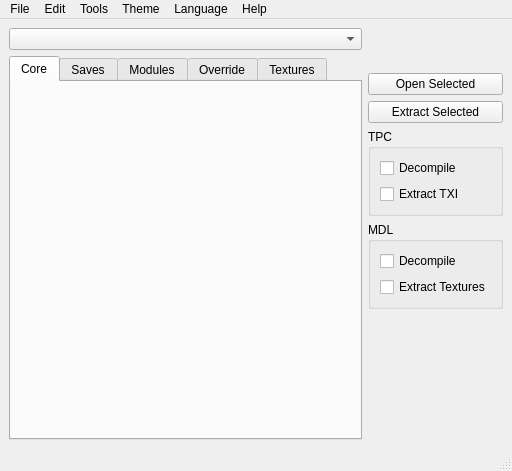
<?xml version="1.0" encoding="UTF-8"?>
<ui version="4.0">
 <class>MainWindow</class>
 <widget class="QMainWindow" name="MainWindow">
  <property name="geometry">
   <rect>
    <x>0</x>
    <y>0</y>
    <width>512</width>
    <height>471</height>
   </rect>
  </property>
  <property name="acceptDrops">
   <bool>true</bool>
  </property>
  <property name="windowTitle">
   <string>Holocron Toolset</string>
  </property>
  <widget class="QWidget" name="centralwidget">
   <layout class="QHBoxLayout" name="horizontalLayout">
    <property name="sizeConstraint">
     <enum>QLayout::SetMinimumSize</enum>
    </property>
    <item>
     <layout class="QVBoxLayout" name="verticalLayout_4">
      <item>
       <widget class="QComboBox" name="gameCombo" />
      </item>
      <item>
       <widget class="QTabWidget" name="resourceTabs">
        <property name="currentIndex">
         <number>0</number>
        </property>
        <widget class="QWidget" name="coreTab">
         <attribute name="title">
          <string>Core</string>
         </attribute>
         <layout class="QVBoxLayout" name="verticalLayout_2">
          <property name="leftMargin">
           <number>0</number>
          </property>
          <property name="topMargin">
           <number>0</number>
          </property>
          <property name="rightMargin">
           <number>0</number>
          </property>
          <property name="bottomMargin">
           <number>0</number>
          </property>
          <item>
           <widget class="ResourceList" name="coreWidget" native="true" />
          </item>
         </layout>
        </widget>
        <widget class="QWidget" name="savesTab">
         <attribute name="title">
          <string>Saves</string>
         </attribute>
         <layout class="QVBoxLayout" name="verticalLayoutSavesTab">
          <item>
           <layout class="QHBoxLayout" name="horizontalLayoutSaveButtons">
            <item>
             <widget class="QPushButton" name="openSaveEditorButton">
              <property name="text">
               <string>Open Save Editor</string>
              </property>
              <property name="enabled">
               <bool>false</bool>
              </property>
              <property name="toolTip">
               <string>Open the selected save in the Save Editor</string>
              </property>
             </widget>
            </item>
            <item>
             <spacer name="horizontalSpacerSaves">
              <property name="orientation">
               <enum>Qt::Horizontal</enum>
              </property>
              <property name="sizeHint" stdset="0">
               <size>
                <width>40</width>
                <height>20</height>
               </size>
              </property>
             </spacer>
            </item>
           </layout>
          </item>
          <item>
           <layout class="QGridLayout" name="gridLayoutSaves">
            <property name="leftMargin">
             <number>0</number>
            </property>
            <property name="topMargin">
             <number>0</number>
            </property>
            <property name="rightMargin">
             <number>0</number>
            </property>
            <property name="bottomMargin">
             <number>0</number>
            </property>
            <property name="spacing">
             <number>0</number>
            </property>
            <item row="0" column="0" rowspan="2" colspan="2">
             <widget class="ResourceList" name="savesWidget" native="true" />
            </item>
           </layout>
          </item>
         </layout>
        </widget>
        <widget class="QWidget" name="modulesTab">
         <attribute name="title">
          <string>Modules</string>
         </attribute>
         <layout class="QVBoxLayout" name="verticalLayoutModulesTab">
          <item>
           <layout class="QHBoxLayout" name="horizontalLayoutModuleButtons">
            <item>
             <widget class="QPushButton" name="specialActionButton">
              <property name="text">
               <string>Designer</string>
              </property>
             </widget>
            </item>
            <item>
             <widget class="QPushButton" name="levelBuilderButton">
              <property name="text">
               <string>Level Builder</string>
              </property>
             </widget>
            </item>
            <item>
             <spacer name="horizontalSpacerModuleButtons">
              <property name="orientation">
               <enum>Qt::Horizontal</enum>
              </property>
              <property name="sizeHint" stdset="0">
               <size>
                <width>40</width>
                <height>20</height>
               </size>
              </property>
             </spacer>
            </item>
           </layout>
          </item>
          <item>
           <layout class="QGridLayout" name="gridLayoutModules">
            <property name="leftMargin">
             <number>0</number>
            </property>
            <property name="topMargin">
             <number>0</number>
            </property>
            <property name="rightMargin">
             <number>0</number>
            </property>
            <property name="bottomMargin">
             <number>0</number>
            </property>
            <property name="spacing">
             <number>0</number>
            </property>
            <item row="0" column="0" rowspan="1" colspan="2">
             <widget class="ResourceList" name="modulesWidget" native="true" />
            </item>
           </layout>
          </item>
         </layout>
        </widget>
        <widget class="QWidget" name="overrideTab">
         <attribute name="title">
          <string>Override</string>
         </attribute>
         <layout class="QVBoxLayout" name="verticalLayout_3">
          <property name="spacing">
           <number>0</number>
          </property>
          <property name="leftMargin">
           <number>0</number>
          </property>
          <property name="topMargin">
           <number>0</number>
          </property>
          <property name="rightMargin">
           <number>0</number>
          </property>
          <property name="bottomMargin">
           <number>0</number>
          </property>
          <item>
           <widget class="ResourceList" name="overrideWidget" native="true" />
          </item>
         </layout>
        </widget>
        <widget class="QWidget" name="texturesTab">
         <attribute name="title">
          <string>Textures</string>
         </attribute>
         <layout class="QVBoxLayout" name="verticalLayout_6">
          <item>
           <widget class="TextureList" name="texturesWidget" native="true" />
          </item>
         </layout>
        </widget>
       </widget>
      </item>
     </layout>
    </item>
    <item>
     <layout class="QVBoxLayout" name="vboxlayout">
      <property name="sizeConstraint">
       <enum>QLayout::SetFixedSize</enum>
      </property>
      <item>
       <spacer name="verticalSpacer_2">
        <property name="orientation">
         <enum>Qt::Vertical</enum>
        </property>
        <property name="sizeType">
         <enum>QSizePolicy::Fixed</enum>
        </property>
        <property name="sizeHint" stdset="0">
         <size>
          <width>124</width>
          <height>45</height>
         </size>
        </property>
       </spacer>
      </item>
      <item>
       <widget class="QFrame" name="sidebar">
        <property name="frameShape">
         <enum>QFrame::NoFrame</enum>
        </property>
        <property name="frameShadow">
         <enum>QFrame::Raised</enum>
        </property>
        <layout class="QVBoxLayout" name="verticalLayoutRightPanel">
         <property name="leftMargin">
          <number>0</number>
         </property>
         <property name="topMargin">
          <number>0</number>
         </property>
         <property name="rightMargin">
          <number>0</number>
         </property>
         <property name="bottomMargin">
          <number>0</number>
         </property>
         <item>
          <widget class="QPushButton" name="openButton">
           <property name="text">
            <string>Open Selected</string>
           </property>
          </widget>
         </item>
         <item>
          <widget class="QPushButton" name="extractButton">
           <property name="sizePolicy">
            <sizepolicy hsizetype="Minimum" vsizetype="Fixed">
             <horstretch>0</horstretch>
             <verstretch>0</verstretch>
            </sizepolicy>
           </property>
           <property name="text">
            <string>Extract Selected</string>
           </property>
          </widget>
         </item>
         <item>
          <widget class="QGroupBox" name="tpcGroup_2">
           <property name="title">
            <string>TPC</string>
           </property>
           <layout class="QVBoxLayout" name="verticalLayout_10">
            <item>
             <widget class="QCheckBox" name="tpcDecompileCheckbox">
              <property name="text">
               <string>Decompile</string>
              </property>
             </widget>
            </item>
            <item>
             <widget class="QCheckBox" name="tpcTxiCheckbox">
              <property name="text">
               <string>Extract TXI</string>
              </property>
             </widget>
            </item>
           </layout>
          </widget>
         </item>
         <item>
          <widget class="QGroupBox" name="mdlGroup_2">
           <property name="title">
            <string>MDL</string>
           </property>
           <layout class="QVBoxLayout" name="verticalLayout_9">
            <item>
             <widget class="QCheckBox" name="mdlDecompileCheckbox">
              <property name="enabled">
               <bool>true</bool>
              </property>
              <property name="toolTip">
               <string>Decompile MDL to ASCII format</string>
              </property>
              <property name="text">
               <string>Decompile</string>
              </property>
             </widget>
            </item>
            <item>
             <widget class="QCheckBox" name="mdlTexturesCheckbox">
              <property name="text">
               <string>Extract Textures</string>
              </property>
             </widget>
            </item>
           </layout>
          </widget>
         </item>
        </layout>
       </widget>
      </item>
      <item>
       <spacer name="verticalSpacer">
        <property name="orientation">
         <enum>Qt::Vertical</enum>
        </property>
        <property name="sizeHint" stdset="0">
         <size>
          <width>124</width>
          <height>40</height>
         </size>
        </property>
       </spacer>
      </item>
     </layout>
    </item>
   </layout>
  </widget>
  <widget class="QMenuBar" name="menubar">
   <property name="geometry">
    <rect>
     <x>0</x>
     <y>0</y>
     <width>512</width>
     <height>22</height>
    </rect>
   </property>
   <widget class="QMenu" name="menuFile">
    <property name="title">
     <string>File</string>
    </property>
    <widget class="QMenu" name="menuNew">
     <property name="title">
      <string>New</string>
     </property>
     <addaction name="actionNewDLG" />
     <addaction name="actionNewNSS" />
     <addaction name="actionNewUTC" />
     <addaction name="actionNewUTP" />
     <addaction name="actionNewUTD" />
     <addaction name="actionNewUTI" />
     <addaction name="actionNewUTS" />
     <addaction name="actionNewUTT" />
     <addaction name="actionNewUTM" />
     <addaction name="actionNewUTW" />
     <addaction name="actionNewUTE" />
     <addaction name="actionNewTLK" />
     <addaction name="separator" />
     <addaction name="actionNewGFF" />
     <addaction name="actionNewERF" />
     <addaction name="actionNewTXT" />
     <addaction name="actionNewSSF" />
    </widget>
    <widget class="QMenu" name="menuRecentFiles">
     <property name="title">
      <string>Recent Files</string>
     </property>
    </widget>
    <addaction name="menuNew" />
    <addaction name="openAction" />
    <addaction name="menuRecentFiles" />
    <addaction name="separator" />
    <addaction name="actionSettings" />
    <addaction name="separator" />
    <addaction name="actionExit" />
   </widget>
   <widget class="QMenu" name="menuEdit">
    <property name="title">
     <string>Edit</string>
    </property>
    <addaction name="separator" />
    <addaction name="actionEditTLK" />
    <addaction name="actionEditJRL" />
   </widget>
   <widget class="QMenu" name="menuTheme">
    <property name="title">
     <string>Theme</string>
    </property>
   </widget>
   <widget class="QMenu" name="menuLanguage">
    <property name="title">
     <string>Language</string>
    </property>
   </widget>
   <widget class="QMenu" name="menuTools">
    <property name="title">
     <string>Tools</string>
    </property>
    <addaction name="actionModuleDesigner" />
    <addaction name="actionIndoorMapBuilder" />
    <addaction name="separator" />
    <addaction name="actionKotorDiff" />
    <addaction name="actionTSLPatchDataEditor" />
    <addaction name="separator" />
    <addaction name="actionFileSearch" />
    <addaction name="actionCloneModule" />
   </widget>
   <widget class="QMenu" name="menuHelp">
    <property name="title">
     <string>Help</string>
    </property>
    <widget class="QMenu" name="menuDiscord">
     <property name="title">
      <string>Discord</string>
     </property>
     <addaction name="actionDiscordHolocronToolset" />
     <addaction name="actionDiscordKotOR" />
     <addaction name="actionDiscordDeadlyStream" />
    </widget>
    <addaction name="actionHelpAbout" />
    <addaction name="menuDiscord" />
    <addaction name="actionInstructions" />
    <addaction name="actionNewFeaturesGuide" />
    <addaction name="actionHelpUpdates" />
   </widget>
   <addaction name="menuFile" />
   <addaction name="menuEdit" />
   <addaction name="menuTools" />
   <addaction name="menuTheme" />
   <addaction name="menuLanguage" />
   <addaction name="menuHelp" />
  </widget>
  <widget class="QStatusBar" name="statusbar" />
  <action name="cloneModuleAction">
   <property name="text">
    <string>Clone Module</string>
   </property>
  </action>
  <action name="actionRecent_Files">
   <property name="text">
    <string>Recent Files</string>
   </property>
  </action>
  <action name="actionExit">
   <property name="text">
    <string>Exit</string>
   </property>
  </action>
  <action name="actionSettings">
   <property name="text">
    <string>Settings</string>
   </property>
  </action>
  <action name="actionAbout">
   <property name="text">
    <string>About</string>
   </property>
  </action>
  <action name="actionOpen">
   <property name="text">
    <string>Open</string>
   </property>
  </action>
  <action name="actionCheck_for_Updates">
   <property name="text">
    <string>Check for Updates</string>
   </property>
  </action>
  <action name="actionCreature">
   <property name="text">
    <string>Creature</string>
   </property>
  </action>
  <action name="actionItem">
   <property name="text">
    <string>Item</string>
   </property>
  </action>
  <action name="actionDoor">
   <property name="text">
    <string>Door</string>
   </property>
  </action>
  <action name="actionPlaceable">
   <property name="text">
    <string>Placeable</string>
   </property>
  </action>
  <action name="actionMerchant">
   <property name="text">
    <string>Merchant</string>
   </property>
  </action>
  <action name="actionEncounter">
   <property name="text">
    <string>Encounter</string>
   </property>
  </action>
  <action name="actionTrigger">
   <property name="text">
    <string>Trigger</string>
   </property>
  </action>
  <action name="actionWaypoint">
   <property name="text">
    <string>Waypoint</string>
   </property>
  </action>
  <action name="actionDialog">
   <property name="enabled">
    <bool>false</bool>
   </property>
   <property name="text">
    <string>Dialog</string>
   </property>
  </action>
  <action name="openAction">
   <property name="text">
    <string>Open</string>
   </property>
  </action>
  <action name="actionNewGFF">
   <property name="text">
    <string>GFF</string>
   </property>
  </action>
  <action name="actionNewERF">
   <property name="text">
    <string>ERF</string>
   </property>
  </action>
  <action name="actionNewTXT">
   <property name="text">
    <string>TXT</string>
   </property>
  </action>
  <action name="actionEditTLK">
   <property name="enabled">
    <bool>false</bool>
   </property>
   <property name="text">
    <string>Edit Talk Table</string>
   </property>
  </action>
  <action name="actionHelpUpdates">
   <property name="text">
    <string>Check For Updates</string>
   </property>
  </action>
  <action name="actionHelpAbout">
   <property name="text">
    <string>About</string>
   </property>
  </action>
  <action name="actionNewSSF">
   <property name="text">
    <string>SSF</string>
   </property>
  </action>
  <action name="actionNewUTC">
   <property name="enabled">
    <bool>false</bool>
   </property>
   <property name="icon">
    <iconset>
     <normalon>:/images/icons/kx/creature.png</normalon>
    </iconset>
   </property>
   <property name="text">
    <string>Creature</string>
   </property>
  </action>
  <action name="actionCloneModule">
   <property name="enabled">
    <bool>false</bool>
   </property>
   <property name="text">
    <string>Clone Module</string>
   </property>
  </action>
  <action name="actionNewUTP">
   <property name="enabled">
    <bool>false</bool>
   </property>
   <property name="icon">
    <iconset resource="../../resources/resources.qrc">
     <normaloff>:/images/icons/kx/placeable.png</normaloff>:/images/icons/kx/placeable.png</iconset>
   </property>
   <property name="text">
    <string>Placeable</string>
   </property>
  </action>
  <action name="actionNewUTD">
   <property name="enabled">
    <bool>false</bool>
   </property>
   <property name="icon">
    <iconset resource="../../resources/resources.qrc">
     <normaloff>:/images/icons/kx/door.png</normaloff>:/images/icons/kx/door.png</iconset>
   </property>
   <property name="text">
    <string>Door</string>
   </property>
  </action>
  <action name="actionNewUTW">
   <property name="enabled">
    <bool>false</bool>
   </property>
   <property name="icon">
    <iconset resource="../../resources/resources.qrc">
     <normaloff>:/images/icons/kx/waypoint.png</normaloff>:/images/icons/kx/waypoint.png</iconset>
   </property>
   <property name="text">
    <string>Waypoint</string>
   </property>
  </action>
  <action name="actionNewUTT">
   <property name="enabled">
    <bool>false</bool>
   </property>
   <property name="icon">
    <iconset resource="../../resources/resources.qrc">
     <normaloff>:/images/icons/kx/trigger.png</normaloff>:/images/icons/kx/trigger.png</iconset>
   </property>
   <property name="text">
    <string>Trigger</string>
   </property>
  </action>
  <action name="actionNewUTE">
   <property name="enabled">
    <bool>false</bool>
   </property>
   <property name="icon">
    <iconset resource="../../resources/resources.qrc">
     <normaloff>:/images/icons/kx/encounter.png</normaloff>:/images/icons/kx/encounter.png</iconset>
   </property>
   <property name="text">
    <string>Encounter</string>
   </property>
  </action>
  <action name="actionNewUTS">
   <property name="enabled">
    <bool>false</bool>
   </property>
   <property name="icon">
    <iconset resource="../../resources/resources.qrc">
     <normaloff>:/images/icons/kx/sound.png</normaloff>:/images/icons/kx/sound.png</iconset>
   </property>
   <property name="text">
    <string>Sound</string>
   </property>
  </action>
  <action name="actionNewUTM">
   <property name="enabled">
    <bool>false</bool>
   </property>
   <property name="icon">
    <iconset resource="../../resources/resources.qrc">
     <normaloff>:/images/icons/kx/merchant.png</normaloff>:/images/icons/kx/merchant.png</iconset>
   </property>
   <property name="text">
    <string>Merchant</string>
   </property>
  </action>
  <action name="actionNewTLK">
   <property name="enabled">
    <bool>true</bool>
   </property>
   <property name="icon">
    <iconset resource="../../resources/resources.qrc">
     <normaloff>:/images/icons/kx/tlk.png</normaloff>:/images/icons/kx/tlk.png</iconset>
   </property>
   <property name="text">
    <string>TalkTable</string>
   </property>
  </action>
  <action name="actionNewUTI">
   <property name="enabled">
    <bool>false</bool>
   </property>
   <property name="icon">
    <iconset resource="../../resources/resources.qrc">
     <normaloff>:/images/icons/kx/item.png</normaloff>:/images/icons/kx/item.png</iconset>
   </property>
   <property name="text">
    <string>Item</string>
   </property>
  </action>
  <action name="actionNewDLG">
   <property name="enabled">
    <bool>false</bool>
   </property>
   <property name="icon">
    <iconset resource="../../resources/resources.qrc">
     <normaloff>:/images/icons/kx/dialog.png</normaloff>:/images/icons/kx/dialog.png</iconset>
   </property>
   <property name="text">
    <string>Dialog</string>
   </property>
  </action>
  <action name="actionNewNSS">
   <property name="enabled">
    <bool>false</bool>
   </property>
   <property name="icon">
    <iconset resource="../../resources/resources.qrc">
     <normaloff>:/images/icons/kx/script.png</normaloff>:/images/icons/kx/script.png</iconset>
   </property>
   <property name="text">
    <string>Script</string>
   </property>
  </action>
  <action name="actionEditJRL">
   <property name="enabled">
    <bool>false</bool>
   </property>
   <property name="text">
    <string>Edit Journal</string>
   </property>
  </action>
  <action name="actionFileSearch">
   <property name="enabled">
    <bool>false</bool>
   </property>
   <property name="text">
    <string>File Search</string>
   </property>
  </action>
  <action name="actionGeometryEditor">
   <property name="enabled">
    <bool>false</bool>
   </property>
   <property name="text">
    <string>Geometry Editor</string>
   </property>
  </action>
  <action name="actionIndoorMapBuilder">
   <property name="enabled">
    <bool>false</bool>
   </property>
   <property name="text">
    <string>Layout Editor...</string>
   </property>
   <property name="statusTip">
    <string>Open Module Designer in Layout mode: indoor kits, VIS, Area Designer JSON, and .mod build.</string>
   </property>
  </action>
  <action name="actionEditModule">
   <property name="enabled">
    <bool>false</bool>
   </property>
   <property name="text">
    <string>Edit Module</string>
   </property>
  </action>
  <action name="actionInstructions">
   <property name="text">
    <string>Instructions</string>
   </property>
  </action>
  <action name="actionNewFeaturesGuide">
   <property name="text">
    <string>New Features Guide</string>
   </property>
  </action>
  <action name="actionDiscordHolocronToolset">
   <property name="text">
    <string>Holocron Toolset</string>
   </property>
  </action>
  <action name="actionDiscordKotOR">
   <property name="text">
    <string>KOTOR Community Portal</string>
   </property>
  </action>
  <action name="actionDiscordDeadlyStream">
   <property name="text">
    <string>Deadly Stream</string>
   </property>
  </action>
  <action name="actionModuleDesigner">
   <property name="enabled">
    <bool>false</bool>
   </property>
   <property name="text">
    <string>Module Designer</string>
   </property>
  </action>
  <action name="actionKotorDiff">
   <property name="enabled">
    <bool>false</bool>
   </property>
   <property name="text">
    <string>KotorDiff</string>
   </property>
  </action>
  <action name="actionTSLPatchDataEditor">
   <property name="enabled">
    <bool>false</bool>
   </property>
   <property name="text">
    <string>TSLPatchData Editor</string>
   </property>
  </action>
 </widget>
 <customwidgets>
  <customwidget>
   <class>ResourceList</class>
   <extends>QWidget</extends>
   <header location="global">toolset.gui.widgets.main_widgets</header>
   <container>1</container>
  </customwidget>
  <customwidget>
   <class>TextureList</class>
   <extends>QWidget</extends>
   <header location="global">toolset.gui.widgets.main_widgets</header>
   <container>1</container>
  </customwidget>
 </customwidgets>
 <resources>
  <include location="../../resources/resources.qrc" />
 </resources>
 <connections />
</ui>
